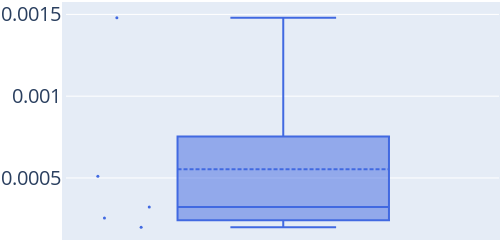

Notebook code for this chart:
### Code cell
trace = box(y=(time_mtsf),
boxpoints="all",
marker=attr(
        color="LightSkyBlue",
        size=3),
quartilemethod="linear",
name="",
marker_color="royalblue",
boxmean=true)

layout = Layout(
    autosize=false,
    width=500,
    height=200,
    margin=attr(l=1, r=1, b=1, t=1, pad=4),
    font_size=20,
)
p_time_hkpv = PlotlyJS.plot(trace,layout)

### Figure 1 — Plotly figure (JSON) as saved in the notebook; plotly's stock layout.template omitted (floating-point values rounded to 4 significant figures)
{"data": [{"boxmean": true, "boxpoints": "all", "marker": {"color": "royalblue", "size": 3}, "name": "", "quartilemethod": "linear", "type": "box", "y": [0.0005102, 0.00148, 0.0001979, 0.0002551, 0.0003219]}], "layout": {"autosize": false, "font": {"size": 20}, "height": 200, "margin": {"b": 1, "l": 1, "pad": 4, "r": 1, "t": 1}, "width": 500}}
